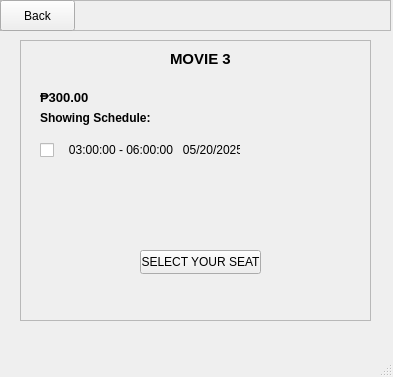
<?xml version="1.0" encoding="UTF-8"?>
<ui version="4.0">
 <class>Movie3</class>
 <widget class="QMainWindow" name="Movie3">
  <property name="geometry">
   <rect>
    <x>0</x>
    <y>0</y>
    <width>393</width>
    <height>377</height>
   </rect>
  </property>
  <property name="windowTitle">
   <string>MainWindow</string>
  </property>
  <widget class="QWidget" name="centralwidget">
   <widget class="QFrame" name="frame">
    <property name="geometry">
     <rect>
      <x>20</x>
      <y>40</y>
      <width>351</width>
      <height>281</height>
     </rect>
    </property>
    <property name="autoFillBackground">
     <bool>true</bool>
    </property>
    <property name="frameShape">
     <enum>QFrame::StyledPanel</enum>
    </property>
    <property name="frameShadow">
     <enum>QFrame::Raised</enum>
    </property>
    <widget class="QLabel" name="label">
     <property name="geometry">
      <rect>
       <x>150</x>
       <y>10</y>
       <width>61</width>
       <height>16</height>
      </rect>
     </property>
     <property name="text">
      <string>&lt;html&gt;&lt;head/&gt;&lt;body&gt;&lt;p&gt;&lt;span style=&quot; font-size:11pt; font-weight:700;&quot;&gt;MOVIE 3&lt;/span&gt;&lt;/p&gt;&lt;/body&gt;&lt;/html&gt;</string>
     </property>
    </widget>
    <widget class="QLabel" name="label_2">
     <property name="geometry">
      <rect>
       <x>20</x>
       <y>70</y>
       <width>151</width>
       <height>16</height>
      </rect>
     </property>
     <property name="text">
      <string>&lt;html&gt;&lt;head/&gt;&lt;body&gt;&lt;p&gt;&lt;span style=&quot; font-weight:700;&quot;&gt;Showing Schedule:&lt;/span&gt;&lt;/p&gt;&lt;/body&gt;&lt;/html&gt;</string>
     </property>
    </widget>
    <widget class="QCheckBox" name="checkBox">
     <property name="geometry">
      <rect>
       <x>20</x>
       <y>100</y>
       <width>201</width>
       <height>20</height>
      </rect>
     </property>
     <property name="text">
      <string>   03:00:00 - 06:00:00   05/20/2025</string>
     </property>
    </widget>
    <widget class="QPushButton" name="pushButton">
     <property name="geometry">
      <rect>
       <x>120</x>
       <y>210</y>
       <width>121</width>
       <height>24</height>
      </rect>
     </property>
     <property name="text">
      <string>SELECT YOUR SEAT</string>
     </property>
    </widget>
    <widget class="QLabel" name="label_3">
     <property name="geometry">
      <rect>
       <x>20</x>
       <y>50</y>
       <width>49</width>
       <height>16</height>
      </rect>
     </property>
     <property name="text">
      <string>&lt;html&gt;&lt;head/&gt;&lt;body&gt;&lt;p&gt;&lt;span style=&quot; font-size:10pt; font-weight:700;&quot;&gt;₱300.00&lt;/span&gt;&lt;/p&gt;&lt;/body&gt;&lt;/html&gt;</string>
     </property>
    </widget>
   </widget>
   <widget class="QFrame" name="frame_2">
    <property name="geometry">
     <rect>
      <x>0</x>
      <y>0</y>
      <width>391</width>
      <height>31</height>
     </rect>
    </property>
    <property name="autoFillBackground">
     <bool>true</bool>
    </property>
    <property name="frameShape">
     <enum>QFrame::StyledPanel</enum>
    </property>
    <property name="frameShadow">
     <enum>QFrame::Raised</enum>
    </property>
    <widget class="QPushButton" name="pushButton_6">
     <property name="geometry">
      <rect>
       <x>0</x>
       <y>0</y>
       <width>75</width>
       <height>31</height>
      </rect>
     </property>
     <property name="text">
      <string>Back</string>
     </property>
    </widget>
   </widget>
  </widget>
  <widget class="QMenuBar" name="menubar">
   <property name="geometry">
    <rect>
     <x>0</x>
     <y>0</y>
     <width>393</width>
     <height>22</height>
    </rect>
   </property>
  </widget>
  <widget class="QStatusBar" name="statusbar"/>
 </widget>
 <resources/>
 <connections/>
</ui>
